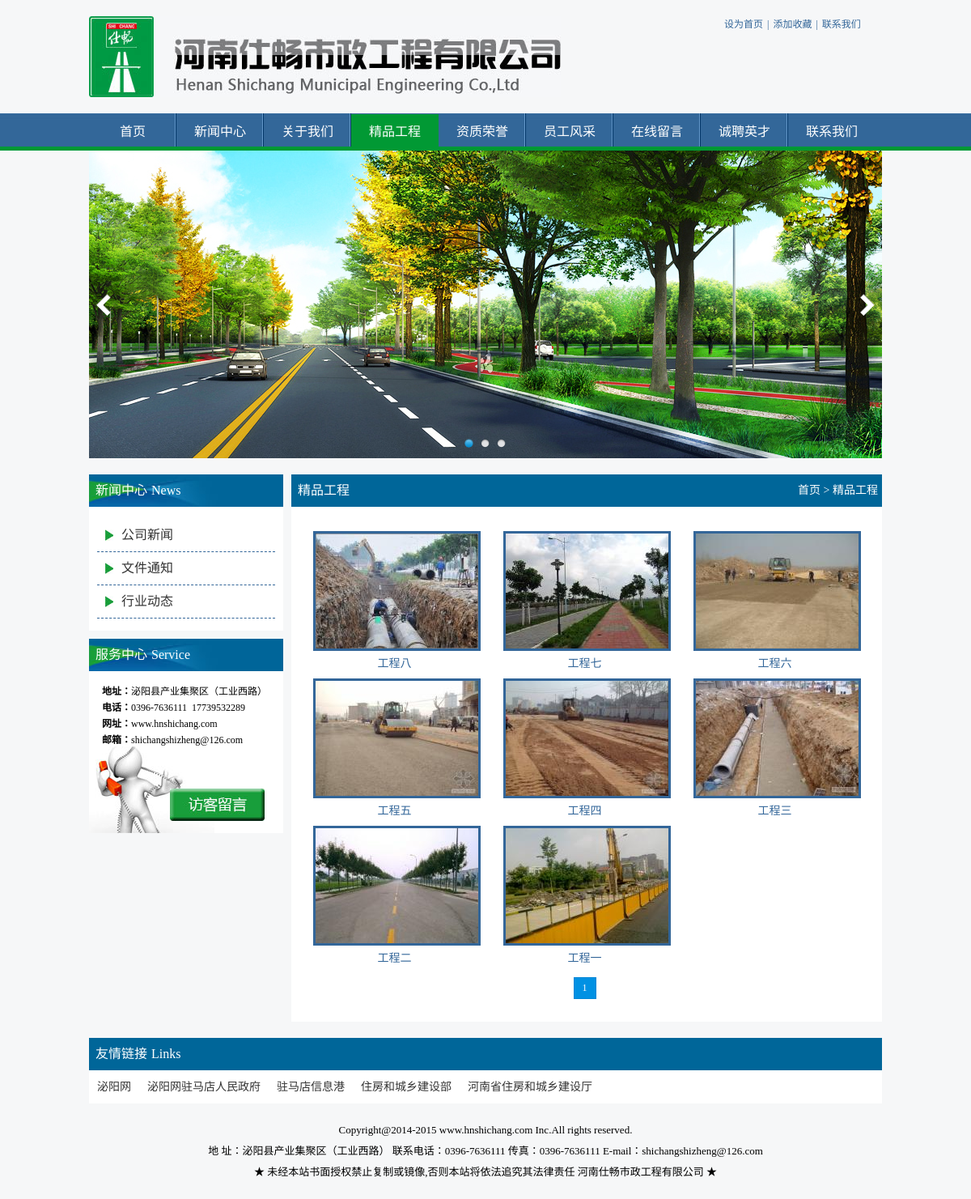
/project.php, run on the app's committed database.
### tables this page shows
CREATE TABLE `hnsc_ad` (
  `id` int(10) unsigned NOT NULL AUTO_INCREMENT,
  `title` varchar(50) DEFAULT NULL,
  `path` varchar(200) DEFAULT NULL,
  `url` varchar(200) DEFAULT NULL,
  `flag` enum('y','n') DEFAULT 'y',
  PRIMARY KEY (`id`)
);

CREATE TABLE `hnsc_newsclass` (
  `cname` varchar(50) NOT NULL DEFAULT '',
  PRIMARY KEY (`cname`)
);

CREATE TABLE `hnsc_project` (
  `id` int(10) unsigned NOT NULL AUTO_INCREMENT,
  `title` varchar(50) DEFAULT NULL,
  `img` varchar(200) DEFAULT NULL,
  `content` text,
  `num` int(10) unsigned DEFAULT '0',
  `ntime` int(10) unsigned DEFAULT NULL,
  `jflag` enum('y','n') DEFAULT 'n',
  `flag` enum('y','n') DEFAULT 'y',
  PRIMARY KEY (`id`)
);

CREATE TABLE `partner` (
  `id` tinyint(3) unsigned NOT NULL AUTO_INCREMENT,
  `title` varchar(50) NOT NULL,
  `url` varchar(200) NOT NULL,
  `img` varchar(200) NOT NULL,
  `flag` tinyint(3) unsigned DEFAULT '1',
  PRIMARY KEY (`id`)
);

### project.php (the view, shortened to what this page needs)
<!DOCTYPE html>
<html>
<head>
<link href="css/style.css" rel="stylesheet">
<link rel="stylesheet" href="js/fancybox/jquery.fancybox.css">
</head>
<body>
<?php include 'nav.php'?>
<?php include 'focus.php'?>
<div class="container">
    <div class="conleft fl mr">
        <?php include 'leftnews.php'?>
        <h1 style="height:10px"></h1>
        <?php include 'leftserver.php';?>
    </div>
     <div class="engineer fr">
    	<h1 class="engtit"><span class="titmore fr"><a href="./">首页</a> &gt; 精品工程</span>精品工程</h1>
        <div class="zz">
        	<ul>
                 <?php
				 $currpage = isset($_GET['p']) ? $_GET['p'] : 1;
				 $rs  = pager('hnsc_project',$currpage,$f='title,img,id,content',12,$w="flag='y'",'order by id desc');
				 foreach($rs[0] as $v){
					 if(strlen($v[3])>0){
				 ?>
            	<li><a href="projectdetails.php?id=<?=$v[2]?>"  title="<?=$v[0]?>"><img src="upload/project/s_<?=$v[1]?>"><p class="prolisttit"><?=$v[0]?></p></a></li>
                <?php } else { ?>
            	<li><a href="upload/project/<?=$v[1]?>" rel="box" title="<?=$v[0]?>"><img src="upload/project/s_<?=$v[1]?>"><p class="prolisttit"><?=$v[0]?></p></a></li>
				<?php
					}
				}?>
            </ul>
            <h1 class="clear"></h1>
            <?=$rs[1]?>
        </div>
    </div>
    <h1 class="clear"></h1>
	<?php include 'link.php'?>
</div>
</body>
</html>

### focus.php
<div class="focusBox">
      <ul class="pic">
        <?php
		$row = query('hnsc_ad','*',"flag='y'");
		foreach($row as $v){
		?>
        <li><a href="<?=$v[3]?>" title="<?=$v[1]?>"><img src="upload/ad/<?=$v[2]?>"/></a></li>
        <?php
		}
		?>
      </ul>
      <a class="prev" href="javascript:void(0)"></a>
      <a class="next" href="javascript:void(0)"></a>
      <ul class="hd"></ul>
</div>

### leftnews.php
<div class="culture">
   	<h1 class="cultit">新闻中心<span class="eng">News</span></h1>
       <div class="culcon">
       	<ul><?php
		    $lnv = query('hnsc_newsclass');
			foreach($lnv as $lsv){
			?>
           	<li><a href="news.php?cname=<?=$lsv[0]?>"><?=$lsv[0]?></a></li>
               <?php
		    }
		    ?>
           </ul>
       </div>
   </div>

### link.php
<div class="links">
	<h1 class="linkstit">友情链接<span class="eng">Links</span></h1>
    <div class="linkscon">
    	<ul>
            <?php
$linkrs = query('partner','title,url,img','flag=1');
foreach($linkrs as $linkv){
	if(empty($linkv[2])){
		printf("<li><a href='%s' target='_blank' title='%s'>%s</a></li>",$linkv[1],$linkv[0],$linkv[0]);
	}else{
		printf("<li><a href='%s' target='_blank' title='%s'><img src='upload/partner/%s' border='0' width='90' height='36'></a></li>",$linkv[1],$linkv[0],$linkv[2]);
	}
}
?>
        </ul>
    </div>
</div>

### css/style.css (style rules this page uses)
* { margin: 0; padding: 0; border:0; }
a { text-decoration: none; }
li { list-style: none; }
body { background: #f6f7f8; }
.zz { background: #fff; font-size: 14px; font-family: Microsoft yahei; width: 710px; padding: 10px; overflow: hidden; }
.zz ul li { width: 201px; height: 142px; float: left; margin: 10px 7px; padding: 10px; text-align: center; }
.zz ul li a { color: #369; }
.zz ul li a img { width: 201px; height:142px; border: 3px solid #369; }
.focusBox { position: relative; width: 980px; height: 380px; overflow: hidden; margin: 0 auto; }
.focusBox .pic { position: relative; z-index: 0; }
.focusBox .pic img { width: 980px; height: 380px; display: block; }
.focusBox .hd { width: 100%; position: absolute; bottom: 10px; text-align: center; font-size: 0; z-index: 1; }
.focusBox .prev, .focusBox .next { z-index: 9; position: absolute; display: block; width: 100px; height: 280px; top: 50px }
.focusBox .prev { left: 0; background: url(../images/tprev.png) 0 center no-repeat }
.focusBox .next { right: 0; background: url(../images/tnext.png) 100% center no-repeat }
.fl { float: left; }
.fr { float: right; }
.container { width: 980px; margin: 20px auto 0 auto; overflow: hidden; }
.culture { width: 240px; background: #fff; }
.cultit { width: 240px; height: 40px; line-height: 40px; font-size: 16px; font-weight: normal; font-family: Microsoft yahei; text-indent: .5em; background: url(../images/ltitbj.jpg) top left no-repeat; color: #fff; }
.eng { text-transform: capitalize; margin-left: 5px; }
.culcon { padding: 15px 10px; }
.mr { margin-right: 10px; }
.titmore { margin-right: 5px; font-size: 14px }
.titmore a { color: #fff; }
.clear { width: 980px; height: 10px; clear: both; }
.engineer { width: 730px; }
.engtit { width: 730px; height: 40px; line-height: 40px; font-size: 16px; font-weight: normal; font-family: Microsoft yahei; text-indent: .5em; background: #069; color: #fff; }
.links { width: 980px; padding-top: 10px; }
.linkstit { width: 980px; height: 40px; line-height: 40px; font-size: 16px; font-weight: normal; font-family: Microsoft yahei; text-indent: .5em; background: #069; color: #fff; }
.linkscon { background: #fff; font-size: 14px; line-height: 1.8; font-family: Microsoft yahei; width: 970px; padding: 10px; overflow: hidden; }
.linkscon ul li { float: left; line-height: 1.5; margin-right: 20px; }
.linkscon ul li a { color: #333; }
.footer { width: 980px; margin: 20px auto; text-align: center; overflow: hidden; }
.footercon { line-height: 2; font-size: 13px; font-family: Microsoft yahei; }
.conleft { width: 240px; }
.culcon ul li { width: 220px; height: 40px; line-height: 40px; background: url(../images/newsico.jpg) 10px 13px no-repeat; text-indent: 30px; font-size: 16px; font-family: Microsoft yahei; border-bottom: 1px dashed #369; }
.culcon ul li a { color: #333; }

### data on the page
hnsc_ad: path (picture)
hnsc_newsclass: cname "公司新闻"
hnsc_newsclass: cname "文件通知"
hnsc_newsclass: cname "行业动态"
hnsc_project: img (picture), title "工程八"
hnsc_project: img (picture), title "工程七"
hnsc_project: img (picture), title "工程六"
hnsc_project: img (picture), title "工程五"
hnsc_project: img (picture), title "工程四"
hnsc_project: img (picture), title "工程三"
hnsc_project: img (picture), title "工程二"
hnsc_project: img (picture), title "工程一"
partner: title "泌阳网"
partner: title "泌阳网驻马店人民政府"
partner: title "驻马店信息港"
partner: title "住房和城乡建设部"
partner: title "河南省住房和城乡建设厅"
